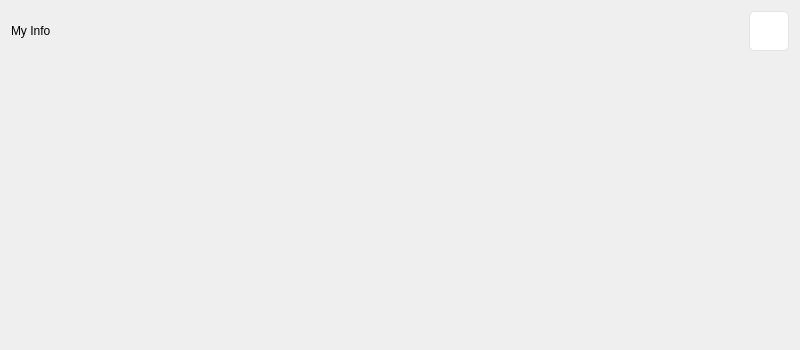
<?xml version="1.0" encoding="UTF-8"?>
<ui version="4.0">
 <class>MyPage</class>
 <widget class="QWidget" name="MyPage">
  <property name="geometry">
   <rect>
    <x>0</x>
    <y>0</y>
    <width>800</width>
    <height>350</height>
   </rect>
  </property>
  <property name="windowTitle">
   <string>Form</string>
  </property>
  <property name="styleSheet">
   <string notr="true">

#MainWindow {
    background-color: rgb(238,238,238);
}

/* QPush Button Styles */

QPushButton {
    background-color: #ffffff;
    border: 1px solid #E3E3E3;
    border-radius: 5px;
    font: 9pt &quot;Microsoft YaHei UI&quot;;
}

QPushButton::hover {
    background-color: #F0F0F0;
    border: 1px solid #E3E3E3;
    border-radius: 5px;
    font: 9pt &quot;Microsoft YaHei UI&quot;;
}

QPushButton:pressed, QPushButton:checked {
    background-color: #ECECEC;
    border: 1px solid #ECECEC;
    border-radius: 5px;
    font: 9pt &quot;Microsoft YaHei UI&quot;;
}

/* QSlider Component Styles */
QSlider{
    border-color: #ffffff;
	border-top-color: rgb(255, 255, 255);
}

QSlider::groove:horizontal {                                
     border: 1px solid #999999;                             
     height: 1px;                                           
    margin: 0px 0;                                         
     left: 5px; right: 5px; 
}

QSlider::handle:horizontal {                               
     border: 0px;
     border-image: url(:/Images/handle_hover.png);
     width: 15px;                                    
     margin: -7px -7px -7px -7px;                  
} 

QSlider::add-page:horizontal{
background: qlineargradient(spread:pad, x1:0, y1:1, x2:0, y2:0, stop:0 #bcbcbc, stop:0.25 #bcbcbc, stop:0.5 #bcbcbc, stop:1 #bcbcbc); 

}

QSlider::sub-page:horizontal{                               
 background: qlineargradient(spread:pad, x1:0, y1:1, x2:0, y2:0, stop:0 #439cf3, stop:0.25 #439cf3, stop:0.5 #439cf3, stop:1 #439cf3);                     
}

QSlider::handle:horizontal:hover {
     border: 0px;
     border-image: url(:/Images/handle_hover.png);
     width: 15px;                                           
     margin: -7px -7px -7px -7px;      
}

/* QLine Edit Styles */

QLineEdit {
	border: 1px solid #E3E3E3;
	border-radius: 5px;
	padding-left: 5px; 
	background-color: #FFFFFF;
	selection-background-color: #A0A0A0; 
	selection-color: #F2F2F2; 
    font: 9pt &quot;Microsoft YaHei UI&quot;;
}

QLineEdit:hover { 
	border: 1px solid #326CF3;
	border-radius: 5px;
	background-color: #FFFFFF;
	selection-background-color: #298DFF;
	selection-color: #F2F2F2;
}

QLineEdit[echoMode=&quot;2&quot;] { 
	lineedit-password-character: 9679;
	lineedit-password-mask-delay: 2000;
}

QLineEdit:disabled {
	border: 1px solid #CDCDCD;
	background-color: #CDCDCD;
	color: #B4B4B4;
}

QLineEdit:read-only {
	background-color: #CDCDCD;
	color: #F2F2F2;
}

/* QListWidget Styles */

QListView {
    outline: none;
    border: 1.25px solid #E0E0E0;
    border-radius: 5px;
}

QListView::item {
    background-color: #ffffff;
    color: #000000;
    border-radius: 5px;
    padding: 7px;
    margin: 2px;
}

QListView::item:hover {
    background-color: rgba(238,238,238,240);
}

QListView::item:selected {
    color: #ffffff;
    background: rgb(50,108,243);
}

/* QLable Styles */

QLabel {
    font: 9pt &quot;Microsoft YaHei UI&quot;;
}

#title {
    
    font: 16pt &quot;Microsoft YaHei UI&quot;;
}</string>
  </property>
  <layout class="QVBoxLayout" name="verticalLayout">
   <item>
    <widget class="QWidget" name="widget" native="true">
     <property name="minimumSize">
      <size>
       <width>0</width>
       <height>40</height>
      </size>
     </property>
     <property name="maximumSize">
      <size>
       <width>16777215</width>
       <height>40</height>
      </size>
     </property>
     <layout class="QHBoxLayout" name="horizontalLayout">
      <property name="spacing">
       <number>0</number>
      </property>
      <property name="leftMargin">
       <number>0</number>
      </property>
      <property name="topMargin">
       <number>0</number>
      </property>
      <property name="rightMargin">
       <number>0</number>
      </property>
      <property name="bottomMargin">
       <number>0</number>
      </property>
      <item>
       <widget class="QLabel" name="label">
        <property name="styleSheet">
         <string notr="true">font: 16pt &quot;Microsoft YaHei UI&quot;;</string>
        </property>
        <property name="text">
         <string>My Info</string>
        </property>
       </widget>
      </item>
      <item>
       <spacer name="horizontalSpacer">
        <property name="orientation">
         <enum>Qt::Horizontal</enum>
        </property>
        <property name="sizeHint" stdset="0">
         <size>
          <width>40</width>
          <height>20</height>
         </size>
        </property>
       </spacer>
      </item>
      <item>
       <widget class="QPushButton" name="Login">
        <property name="minimumSize">
         <size>
          <width>40</width>
          <height>40</height>
         </size>
        </property>
        <property name="maximumSize">
         <size>
          <width>40</width>
          <height>40</height>
         </size>
        </property>
        <property name="text">
         <string/>
        </property>
       </widget>
      </item>
     </layout>
    </widget>
   </item>
   <item>
    <widget class="QWidget" name="widget_2" native="true"/>
   </item>
  </layout>
 </widget>
 <resources/>
 <connections/>
</ui>
